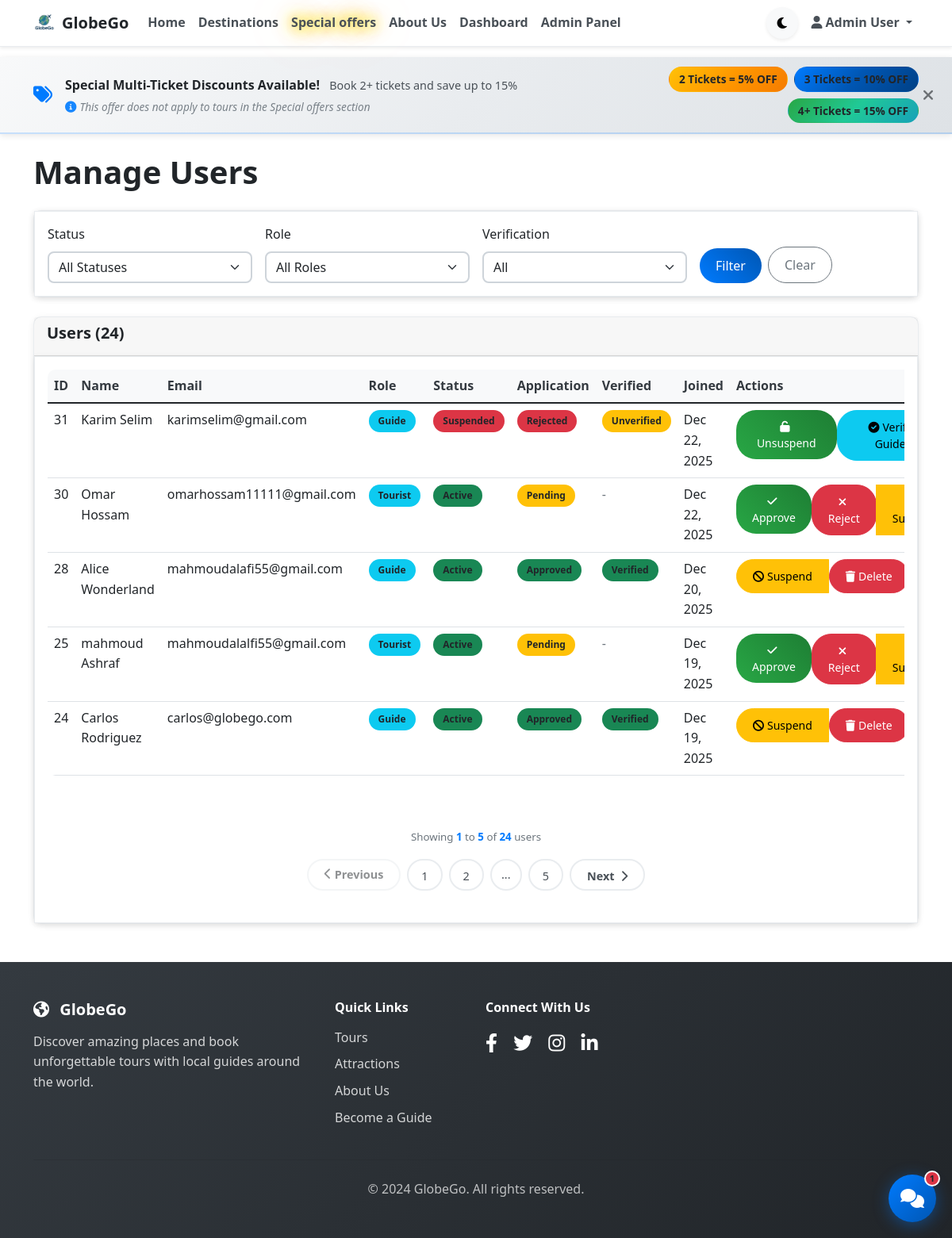
Page /GlobeGoProject/admin/users_mvc.php (signed in) on the committed database.
### tables this page shows
CREATE TABLE `users` (
  `id` int(11) NOT NULL,
  `email` varchar(255) NOT NULL,
  `password` varchar(255) NOT NULL,
  `first_name` varchar(100) NOT NULL,
  `last_name` varchar(100) NOT NULL,
  `role` enum('tourist','guide','admin') NOT NULL DEFAULT 'tourist',
  `phone` varchar(20) DEFAULT NULL,
  `national_id` varchar(50) DEFAULT NULL,
  `date_of_birth` date DEFAULT NULL,
  `address` text DEFAULT NULL,
  `criminal_records` tinyint(1) DEFAULT 0,
  `application_status` enum('pending','under_review','approved','rejected') DEFAULT 'pending',
  `application_notes` text DEFAULT NULL,
  `profile_image` varchar(255) DEFAULT NULL,
  `bio` text DEFAULT NULL,
  `languages` varchar(255) DEFAULT NULL,
  `verified` tinyint(1) DEFAULT 0,
  `status` enum('active','suspended','pending') DEFAULT 'active',
  `suspend_until` datetime DEFAULT NULL,
  `created_at` timestamp NOT NULL DEFAULT current_timestamp(),
  `updated_at` timestamp NOT NULL DEFAULT current_timestamp() ON UPDATE current_timestamp(),
  `password_reset_token` varchar(64) DEFAULT NULL,
  `password_reset_expires` datetime DEFAULT NULL,
  `reset_token` varchar(64) DEFAULT NULL,
  `reset_token_expires` datetime DEFAULT NULL
);

### GlobeGoProject/views/admin/users.php (the view, shortened to what the rows shown need)
<div class="container mt-4">
    <div class="row">
        <div class="col-12">
            <h1 class="mb-4">Manage Users</h1>
        </div>
    </div>
    <div class="card">
        <div class="card-body">
            <div class="table-responsive">
                <table class="table table-hover">
                    <thead>
                        <tr>
                            <th>ID</th>
                            <th>Name</th>
                            <th>Email</th>
                            <th>Role</th>
                            <th>Status</th>
                            <th>Application</th>
                            <th>Verified</th>
                            <th>Joined</th>
                            <th>Actions</th>
                        </tr>
                    </thead>
                    <tbody>
                        <?php foreach ($filtered_users as $user_item): ?>
                        <tr>
                            <td><?php echo $user_item['id']; ?></td>
                            <td><?php echo $user_item['first_name'] . ' ' . $user_item['last_name']; ?></td>
                            <td><?php echo $user_item['email']; ?></td>
                            <td>
                                <span class="badge bg-info"><?php echo ucfirst($user_item['role']); ?></span>
                            </td>
                            <td>
                                <span class="badge bg-<?php
                                    echo match($user_item['status']) {
                                        'active' => 'success',
                                        'pending' => 'warning',
                                        'suspended' => 'danger',
                                        default => 'secondary'
                                    };
                                ?>">
                                    <?php echo ucfirst($user_item['status']); ?>
                                </span>
                            </td>
                            <td>
                                <?php if (isset($user_item['application_status']) && $user_item['application_status']): ?>
                                    <span class="badge bg-<?php
                                        echo match($user_item['application_status']) {
                                            'approved' => 'success',
                                            'pending' => 'warning',
                                            'rejected' => 'danger',
                                            'under_review' => 'info',
                                            default => 'secondary'
                                        };
                                    ?>">
                                        <?php echo ucfirst(str_replace('_', ' ', $user_item['application_status'])); ?>
                                    </span>
                                <?php else: ?>
                                    <span class="text-muted">-</span>
                                <?php endif; ?>
                            </td>
                            <td>
                                <?php if ($user_item['role'] === 'guide'): ?>
                                    <?php if (isset($user_item['verified']) && $user_item['verified']): ?>
                                        <span class="badge bg-success">Verified</span>
                                    <?php else: ?>
                                        <span class="badge bg-warning">Unverified</span>
                                    <?php endif; ?>
                                <?php else: ?>
                                    <span class="text-muted">-</span>
                                <?php endif; ?>
                            </td>
                            <td><?php echo formatDate($user_item['created_at']); ?></td>
                            <td>
                                <div class="btn-group" role="group">
                                    <?php if ($user_item['status'] === 'pending' || (isset($user_item['application_status']) && $user_item['application_status'] === 'pending')): ?>
                                        <form method="POST" style="display: inline;">
                                            <button type="submit" class="btn btn-sm btn-success"
                                                    onclick="return confirm('Are you sure you want to approve this user?');">
                                                <i class="fas fa-check me-1"></i>Approve
                                            </button>
                                        </form>
                                        <form method="POST" style="display: inline;">
                                            <button type="submit" class="btn btn-sm btn-danger"
                                                    onclick="return confirm('Are you sure you want to reject this user application?');">
                                                <i class="fas fa-times me-1"></i>Reject
                                            </button>
                                        </form>
                                    <?php endif; ?>
                                    <?php if ($user_item['status'] === 'active'): ?>
                                        <button type="button" class="btn btn-sm btn-warning"
                                                data-bs-toggle="modal"
                                                data-bs-target="#suspendModal<?php echo $user_item['id']; ?>">
                                            <i class="fas fa-ban me-1"></i>Suspend
                                        </button>
                                    <?php endif; ?>
                                    <?php if ($user_item['status'] === 'suspended'): ?>
                                        <form method="POST" style="display: inline;">
                                            <button type="submit" class="btn btn-sm btn-success"
                                                    onclick="return confirm('Are you sure you want to unsuspend this user?');">
                                                <i class="fas fa-unlock me-1"></i>Unsuspend
                                            </button>
                                        </form>
                                    <?php endif; ?>
                                    <?php if ($user_item['role'] === 'guide' && (!isset($user_item['verified']) || !$user_item['verified'])): ?>
                                        <form method="POST" style="display: inline;">
                                            <button type="submit" class="btn btn-sm btn-info"
                                                    onclick="return confirm('Are you sure you want to verify this guide?');">
                                                <i class="fas fa-check-circle me-1"></i>Verify Guide
                                            </button>
                                        </form>
                                    <?php endif; ?>
                                    <?php if ($user_item['role'] !== 'admin'): ?>
                                        <form method="POST" style="display: inline;">
                                            <button type="submit" class="btn btn-sm btn-danger"
                                                    onclick="return confirm('⚠️ WARNING: This will permanently delete this user and all their data. This action cannot be undone!\n\nAre you absolutely sure you want to delete <?php echo htmlspecialchars($user_item['first_name'] . ' ' . $user_item['last_name']); ?>?');">
                                                <i class="fas fa-trash me-1"></i>Delete
                                            </button>
                                        </form>
                                    <?php endif; ?>
                                </div>
                            </td>
                        </tr>
                        <?php endforeach; ?>
                    </tbody>
                </table>
            </div>
        </div>
    </div>
</div>

### rows in the picture
users: id "31", first_name "Karim", last_name "Selim", email "karimselim@gmail.com", role "Guide", status "Suspended", application_status "Rejected", verified "Unverified", created_at "Dec 22, 2025"
users: id "30", first_name "Omar", last_name "Hossam", email "omarhossam11111@gmail.com", role "Tourist", status "Active", application_status "Pending", created_at "Dec 22, 2025"
users: id "28", first_name "Alice", last_name "Wonderland", email "mahmoudalafi55@gmail.com", role "Guide", status "Active", application_status "Approved", verified "Verified", created_at "Dec 20, 2025"
users: id "25", first_name "mahmoud", last_name "Ashraf", email "mahmoudalalfi55@gmail.com", role "Tourist", status "Active", application_status "Pending", created_at "Dec 19, 2025"
users: id "24", first_name "Carlos", last_name "Rodriguez", email "carlos@globego.com", role "Guide", status "Active", application_status "Approved", verified "Verified", created_at "Dec 19, 2025"

### other values in the picture
$item['text'] "Home"
$item['text'] "Destinations"
$item['text'] "Special offers"
$item['text'] "About Us"
Language::t('nav.dashboard') "Dashboard"
Language::t('nav.admin_panel') "Admin Panel"
$_SESSION['user_name'] "Admin User"
Language::t('home.discount_banner_title') "Special Multi-Ticket Discounts Available!"
Language::t('home.discount_banner_text') "Book 2+ tickets and save up to 15%"
Language::t('home.discount_banner_disclaimer') "This offer does not apply to tours in the Special offers section"
Language::t('home.tickets_2') "2 Tickets"
Language::t('home.tickets_3') "3 Tickets"
Language::t('home.tickets_4') "4+ Tickets"
$total_items "24"
$start "1"
